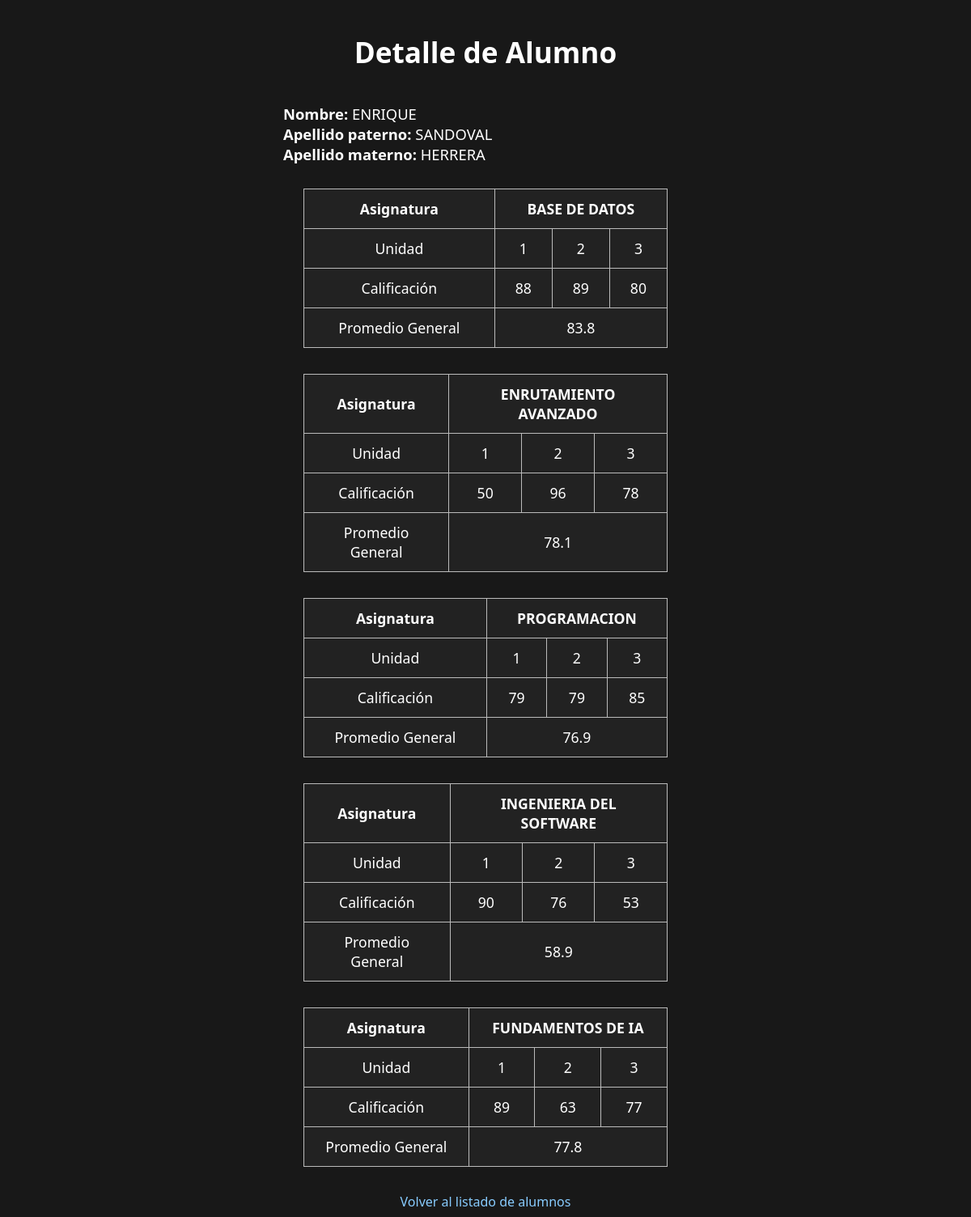
Screenshot of /alumno/3 with the database file from the repository.
### tables this page shows
CREATE TABLE alumnos (
  id_alumno INTEGER PRIMARY KEY,
  nombre TEXT,
  apellido_paterno TEXT,
  apellido_materno TEXT
);

CREATE TABLE asignaturas (
  id_asignatura INTEGER PRIMARY KEY,
  descripcion TEXT
);

CREATE TABLE promedios_asignaturas (
  id_promedio_asignatura INTEGER PRIMARY KEY,
  promedio REAL,
  id_asignatura INTEGER,
  FOREIGN KEY (id_asignatura) REFERENCES asignaturas(id_asignatura)
);

### app.py (the view)
@app.route("/alumno/<int:alumno_id>")
def alumno_detalle(alumno_id):
    db = get_db()
    alumno = db.execute(
        "SELECT * FROM alumnos WHERE id_alumno = ?", (alumno_id,)
    ).fetchone()
    asignaturas = db.execute("SELECT * FROM asignaturas").fetchall()
    calificaciones = db.execute("""
        SELECT aa.id_asignatura, aa.unidad, aa.calificacion
        FROM alumnos_asignaturas aa
        WHERE aa.id_alumno = ?
        ORDER BY aa.id_asignatura, aa.unidad
    """, (alumno_id,)).fetchall()
    proms = db.execute("""
        SELECT id_asignatura, promedio
        FROM promedios_asignaturas
    """).fetchall()
    proms_dict = {p["id_asignatura"]: p["promedio"] for p in proms}
    materias = []
    for asig in asignaturas:
        califs = [c for c in calificaciones if c["id_asignatura"] == asig["id_asignatura"]]
        unidades = [c["unidad"] for c in califs]
        califs_por_unidad = {c["unidad"]: c["calificacion"] for c in califs}
        max_unidad = max(unidades) if unidades else 0
        promedio_general = proms_dict.get(asig["id_asignatura"], None)
        materias.append({
            "descripcion": asig["descripcion"],
            "unidades": list(range(1, max_unidad+1)),
            "califs_por_unidad": califs_por_unidad,
            "promedio_general": promedio_general
        })
    return render_template("alumno.html", alumno=alumno, materias=materias)

### app.py (called while the page is built)
def get_db():
    db = getattr(g, '_database', None)
    if db is None:
        db = g._database = sqlite3.connect(DATABASE)
        db.row_factory = sqlite3.Row
    return db

@app.teardown_appcontext
def close_connection(exception):
    db = getattr(g, '_database', None)
    if db is not None:
        db.close()

### templates/alumno.html (shortened to what this page needs)
<!doctype html>
<html lang="es">
<head>
</head>
<body>
    <h1>Detalle de Alumno</h1>
    <div class="datos-alumno">
        <strong>Nombre:</strong> {{ alumno['nombre'] }}<br>
        <strong>Apellido paterno:</strong> {{ alumno['apellido_paterno'] }}<br>
        <strong>Apellido materno:</strong> {{ alumno['apellido_materno'] }}
    </div>
    {% for materia in materias %}
    <div class="bloque-materia">
    <table class="tabla-materia">
        <tr>
            <th>Asignatura</th>
            <th colspan="{{ materia.unidades|length }}">{{ materia.descripcion }}</th>
        </tr>
        <tr>
            <td>Unidad</td>
            {% for u in materia.unidades %}
                <td>{{ u }}</td>
            {% endfor %}
        </tr>
        <tr>
            <td>Calificación</td>
            {% for u in materia.unidades %}
                <td>{{ materia.califs_por_unidad.get(u, "") }}</td>
            {% endfor %}
        </tr>
        <tr>
            <td>Promedio General</td>
            <td colspan="{{ materia.unidades|length }}">
                {% if materia.promedio_general is not none %}
                    {{ materia.promedio_general }}
                {% else %}
                    N/A
                {% endif %}
            </td>
        </tr>
    </table>
    </div>
    {% endfor %}
    <div style="text-align:center;">
        <a href="{{ url_for('index') }}">Volver al listado de alumnos</a>
    </div>
</body>
</html>

### templates/alumno.html (style rules this page uses)
body { background: #181818; color: #fff; font-family: 'Segoe UI', Arial, sans-serif; }
h1 { text-align: center; margin-top: 40px; font-size: 2.2em; margin-bottom: 40px; }
.datos-alumno { width: 100%; max-width: 500px; margin: 0 auto 30px auto; font-size: 1.15em; }
.bloque-materia { display: flex; justify-content: center; margin-bottom: 32px; }
.tabla-materia { border-collapse: collapse; width: 450px; min-width: 350px; background: #222; margin: 0 auto; }
.tabla-materia th, .tabla-materia td { border: 1px solid #bbb; padding: 12px 16px; text-align: center; font-size: 1.1em; }
.tabla-materia th { background: #222; font-weight: bold; font-size: 1.1em; }
.tabla-materia td { background: #222; }
a { color: #8cf; text-decoration: none; transition: color 0.2s; }

### rows the page displays
alumnos: nombre "ENRIQUE", apellido_paterno "SANDOVAL", apellido_materno "HERRERA"
asignaturas: descripcion "BASE DE DATOS"
promedios_asignaturas: promedio_general "83.8"
asignaturas: descripcion "ENRUTAMIENTO AVANZADO"
promedios_asignaturas: promedio_general "78.1"
asignaturas: descripcion "PROGRAMACION"
promedios_asignaturas: promedio_general "76.9"
asignaturas: descripcion "INGENIERIA DEL SOFTWARE"
promedios_asignaturas: promedio_general "58.9"
asignaturas: descripcion "FUNDAMENTOS DE IA"
promedios_asignaturas: promedio_general "77.8"

### other values shown
{{ u }} "1" "2" "3" "1" "2" "3" "1" "2" "3" "1" "2" "3" "1" "2" "3"
{{ materia.califs_por_unidad.get(u, "") }} "88" "89" "80" "50" "96" "78" "79" "79" "85" "90" "76" "53" "89" "63" "77"
